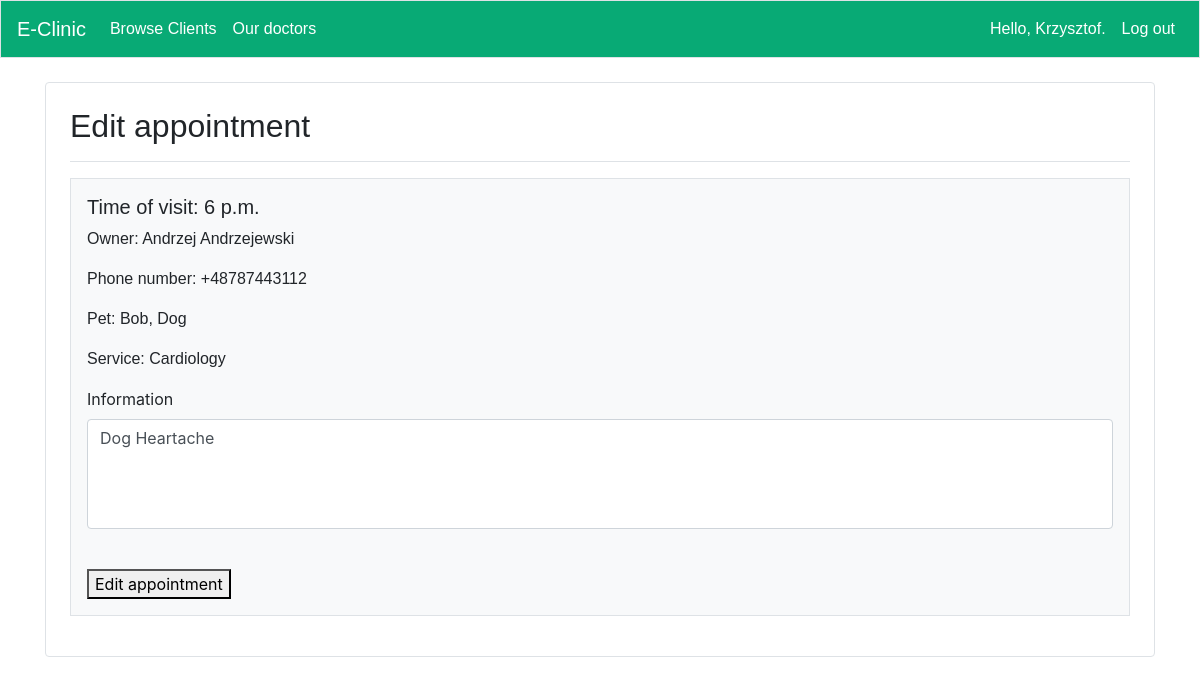
The app's page /edit_appointment/4/ (signed in) with its own data.
### app/models.py (models this page shows, shortened)
class Appointment(models.Model):
    client = models.ForeignKey(User,verbose_name=_lazy('client'),null=True, default=None, on_delete=models.CASCADE)
    animal = models.ForeignKey(Animal,verbose_name=_lazy('animal'), on_delete=models.CASCADE,blank=True,null=True)
    slot = models.ForeignKey('user.Slot',verbose_name=_lazy('slot'), null=True, on_delete=models.SET_NULL)
    service = models.ForeignKey('user.Service',verbose_name=_lazy('service'), null=True, on_delete=models.SET_NULL)
    doctor = models.ForeignKey('user.Doctor',verbose_name=_lazy('doctor'), null=True, on_delete=models.SET_NULL)
    date = models.DateField(verbose_name=_lazy('date'),null=True)
    start_time = models.TimeField(verbose_name=_lazy('start time'),null=True)
    information = models.TextField(verbose_name=_lazy('information'),null=True,blank=True)
    class Meta:
        verbose_name_plural = 'Appointments'

class Animal(models.Model):
    name = models.CharField(verbose_name=_lazy('name'),max_length=20)
    specie = models.CharField(verbose_name=_lazy('specie'),max_length=20)
    birth_date = models.DateField(verbose_name=_lazy('birth date'),auto_now_add=False,null=True)
    register_date = models.DateField(verbose_name=_lazy('register date'),auto_now_add=True)
    owner = models.ForeignKey(User,verbose_name=_lazy('owner'), on_delete=models.CASCADE)
    class Meta:
        verbose_name_plural = 'Animals'
    def __str__(self):
        return f"{self.name}, {self.specie}"

### user/models.py (models this page shows, shortened)
class Profile(models.Model):
    user = models.OneToOneField(User,default=None, null=True, on_delete=models.CASCADE)
    phone_number = models.CharField(verbose_name=_lazy('phone_number'),
                                    max_length=15,
                                    blank=True,
                                    null=True,)
    city = models.CharField(verbose_name=_lazy('city'),
                            max_length=100,
                            blank=True,
                            null=True,)
    birth_date = models.DateField(null=True, blank=True)

class Service(models.Model):
    name = models.CharField(verbose_name=_lazy('service'),max_length=200, null=True)
    duration = models.DurationField(verbose_name=_lazy('duration'),null=True)
    admin_only = models.BooleanField(null=True,verbose_name=_lazy('staff only'))
    class Meta:
        verbose_name_plural = 'Services'
    def __str__(self):
        return f"{self.name}"

### app/views.py (the view)
# urls.py: path('edit_appointment/<int:appointment_id>/', views.edit_appointment, name='edit_appointment'),
@staff_member_required(login_url='app:index')
def edit_appointment(request,appointment_id):
    appointment = Appointment.objects.get(id=appointment_id)
    user_have_animal = False
    if appointment.service.admin_only == True:
        messages.success(request,_("You can not edit this appointment"))
        return redirect('app:appointment',appointment_id=appointment.id)
    if appointment.client:
        user = appointment.client
        client = User.objects.get(id=user.id)
        user_have_animal = Animal.objects.filter(owner=request.user)
    if request.method!='POST':
        if appointment.animal:
            form = AppointmentForm(instance=appointment,initial={'animal':appointment.animal})
        else:
            form = AppointmentForm(instance=appointment)
            if appointment.client:
                form.fields['animal'] = forms.ModelChoiceField(Animal.objects.filter(owner=appointment.client)
                                    ,required=False,empty_label="-----")
    else:
        form = AppointmentForm(instance=appointment, data=request.POST)
        if form.is_valid():
            form.save()
            messages.success(request,_("Information has been updated"))
            return redirect('app:appointment',appointment_id=appointment.id)
    context ={'appointment':appointment,'form':form}
    return render(request,'app/edit_appointment.html',context)

### app/templatetags/user_tags.py (called while the page is built)
@register.filter(name='has_group')
def has_group(user, group_name):
    group = Group.objects.filter(name=group_name)
    if group:
        group = group.first()
        return group in user.groups.all()
    else:
        return False

### app/templates/app/edit_appointment.html (shortened to what this page needs)
{% extends "app/base.html" %}
{% load i18n %}
{% load user_tags %}
{% load crispy_forms_tags %}
{% block page_header %}
<h2>{% trans "Edit appointment"%}</h2>
{% endblock page_header %}
{% block content %}
<div class="container p-3 my-3 bg-light text-black border">
        <h5>{% trans "Time of visit"%}: {{appointment.start_time}}</h5>
        {% if appointment.client%}
        <p>{% trans "Owner"%}: {{appointment.client.first_name}} {{appointment.client.last_name}}</p>
        <p>{% trans "Phone number"%}: {{appointment.client.profile.phone_number}}</p>
        {% endif %}
        {% if appointment.animal %}
        <p>{% trans "Pet"%}: {{appointment.animal}}</p>
        {% endif %}
        <p>Service: {{appointment.service}}</p>
        <form action = "{% url 'app:edit_appointment' appointment.id%}" method='post'>
            {{ form.information|as_crispy_field}}
            <br>
            <button name='submit'>{% trans "Edit appointment"%}</button>
        </form>
</div>
{% endblock content %}

### app/templates/app/base.html (shortened to what this page needs)
<!doctype html>
<html lang="en">
  <head>
    {% load bootstrap4 %}
    {% load i18n %}
    {% load user_tags %}
    {% load static %}
    {% bootstrap_css%}
    <link rel="stylesheet" type="text/css" href="{% static 'css/base.css' %}">
  </head>
  <body>
    <nav class="navbar navbar-custom navbar-expand-md navbar-light  mb-4 border">
      <a class="navbar-brand" href="{% url 'app:index'%}">
          E-Clinic</a>
      <div class="collapse navbar-collapse" id="navbarCollapse">
        <ul class="navbar-nav mr-auto" id="links">
          {% if request.user.is_active and request.user.is_staff %}
            {% if request.user|has_group:"Admin" %}
            <li class="nav-item"><a class="nav-link" href="{% url 'app:browse_clients' %}">{% trans "Browse Clients" %}</a></li>
            {% endif %}
          {% else %}
          {% if user.is_authenticated%}
          <li class="nav-item"><a class="nav-link" href="{% url 'app:animals'%}">{% trans "My pets" %}</a></li>
          <li class="nav-item"><a class="nav-link" href="{% url 'app:my_appointments'%}">{% trans "My appointments" %}</a></li>
          {% endif %}
          {%endif%}
          <li class="nav-item"><a class="nav-link" href="{% url 'app:doctors'%}">{% trans "Our doctors" %}</a></li>
        </ul>
        <ul class="navbar-nav ml-auto" id="links">
          {% if user.is_authenticated %}
            <li class="nav-item">
              <a class="nav-link" href="{% url 'user:profile' %}">{% trans "Hello,"%} {{ user.first_name }}.</a>
            </li>
            <li class="nav-item">
              <a class="nav-link" href="{% url 'user:logout' %}">{% trans "Log out" %}</a>
            </li>
          {% else %}
            <li class="nav-item">
              <a class="nav-link" href="{% url 'user:register' %}">{% trans "Register" %}</a>
            </li>
            <li class="nav-item">
              <a class="nav-link" href="{% url 'user:login' %}">{% trans "Log in" %}</a></li>
          {% endif %}
        </ul>
      </div>
    </nav>
    <main class="container">
      <div class="container p-4 my-4  text-black border rounded position-relative">
      <div class="pb-2 mb-2 border-bottom">
        {% block page_header %}{% endblock page_header %}
      </div>
      <div>
        {% block content %}{% endblock content %}
      </div>
    </div>
    </main>
  </body>
</html>

### static/css/base.css (style rules this page uses)
p { font-family: 'arial'; }
h2 { font-family: 'arial'; }
h5 { font-family: 'arial'; }
a { font-family :'arial'; }
.navbar-custom { background-color: #08aa75; }
.navbar-custom .navbar-brand, .navbar-custom .navbar-text { font-family :'arial'; color:white; }
#links a { font-family: 'arial'; color:white; }

### records on screen
Appointment: start_time "6 p.m.", client.first_name "Andrzej", client.last_name "Andrzejewski", client.profile.phone_number "+48787443112", animal "Bob, Dog", service "Cardiology", information "Dog Heartache"

### other values on screen
{{ user.first_name }} "Krzysztof"
